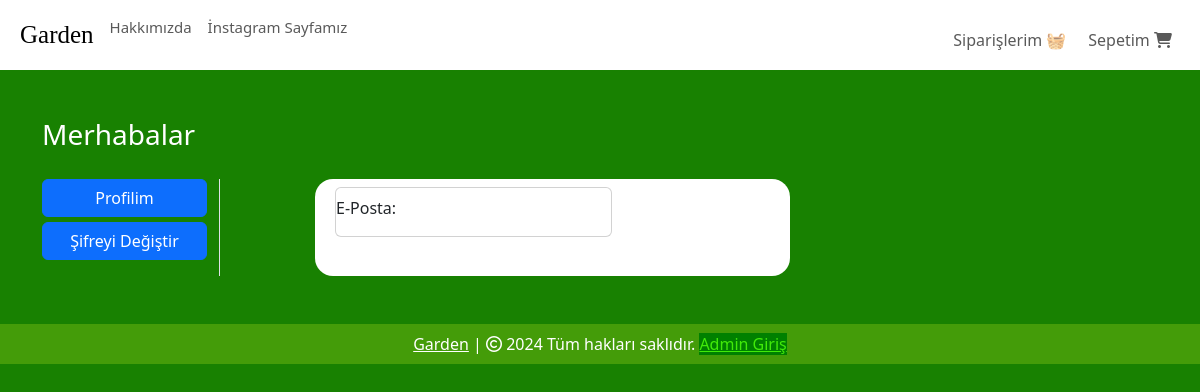
/profile/7 (signed in), run on an earlier commit of the app's database.
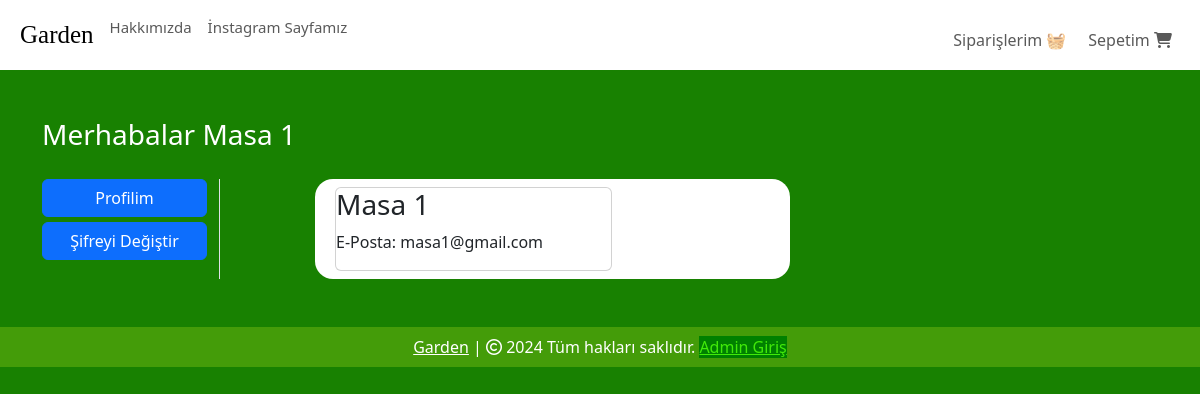
And on a later commit of the database.
### website/models.py (models this page shows, shortened)
class Customer(db.Model, UserMixin):
    id = db.Column(db.Integer, primary_key=True)
    email = db.Column(db.String(100), unique=True)
    username = db.Column(db.String(100))
    password_hash = db.Column(db.String(150))
    date_joined = db.Column(db.DateTime(), default=datetime.utcnow)
    MasaNo = db.Column(db.Integer)
    cart_items = db.relationship('Cart', backref=db.backref('customer', lazy=True))
    orders = db.relationship('Order', backref=db.backref('customer', lazy=True))
    @property
    def password(self):
        raise AttributeError('Password is not a readable Attribute')

### website/auth.py (the view)
@auth.route('/profile/<int:customer_id>')
@login_required
def profile(customer_id):
    customer = Customer.query.get(customer_id)
    return render_template('profile.html', customer=customer)

### website/templates/profile.html (shortened to what this page needs)
{% extends 'base.html' %}
{% block body %}
<div class="container my-5">
    <div class="row">
        <h3 style="color: white;">Merhabalar <span class="text-capitalize">{{ customer.username }}</span></h3>
        <div class="col-sm-2 border-end" style="margin-top: 20px;">
            <ul class="list-unstyled">
                <li class="d-grid"><a href="#" class="btn btn-primary">Profilim</a></li>
                <li class="d-grid"><a href="/change-password/{{ customer.id }}" class="btn btn-primary" style="margin-top: 5px;">Şifreyi Değiştir</a></li>
            </ul>
        </div>
        <div class="col-sm-5 offset-sm-1" style="background-color: white; border-radius: 18px; margin-top: 20px;">
            <div class="row">
                <div class="col-sm-8">
                    <div class="card m-2">
                        <h3>{{ customer.username }}</h3>
                        <p>E-Posta: {{ customer.email }}</p>
                    </div>
                </div>
            </div>
        </div>
    </div>
</div>
{% endblock %}

What changed in the data, as far as the page shows it:
added Customer: username "Masa 1", email "masa1@gmail.com"
